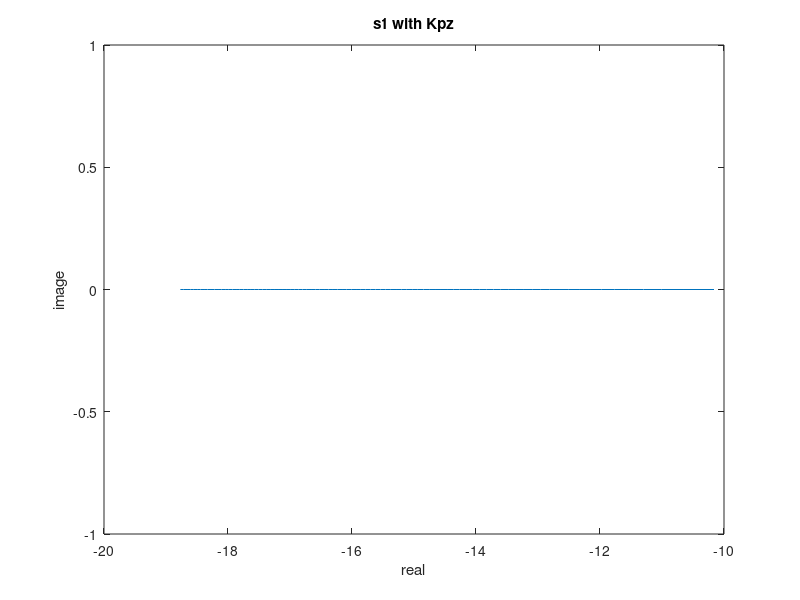
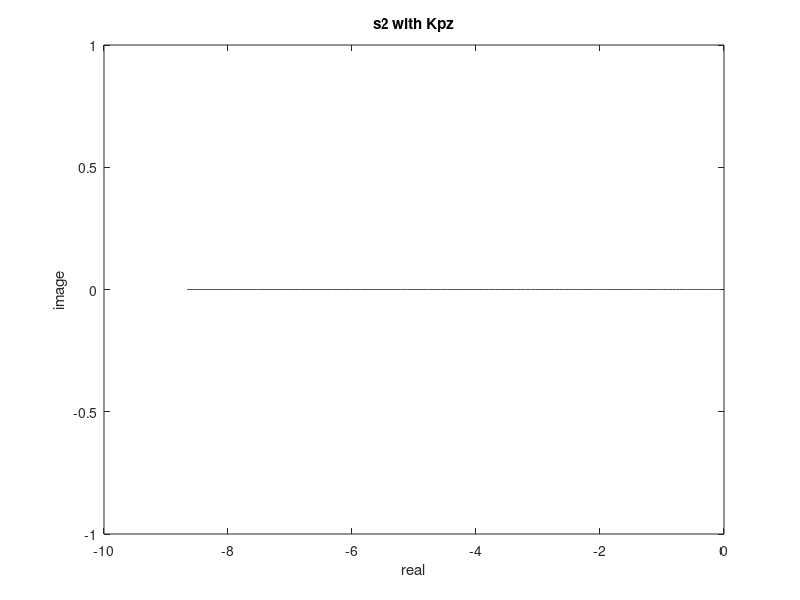

Write MATLAB code to recreate these figures, in order.
close all;
clc;
clear all;

Cz=3+(4108/5000);

for Kpz=1:88
  Kdz=15;
  s1(Kpz)=(-Kdz-Cz-sqrt((Kdz+Cz)^2-4*Kpz))/2;
  s2(Kpz)=(-Kdz-Cz+sqrt((Kdz+Cz)^2-4*Kpz))/2;
endfor
figure;
plot(real(s1),imag(s1));
xlabel("real");
ylabel("image");
title("s1 with Kpz");

figure;
plot(real(s2),imag(s2));
xlabel("real");
ylabel("image");
title("s2 with Kpz");